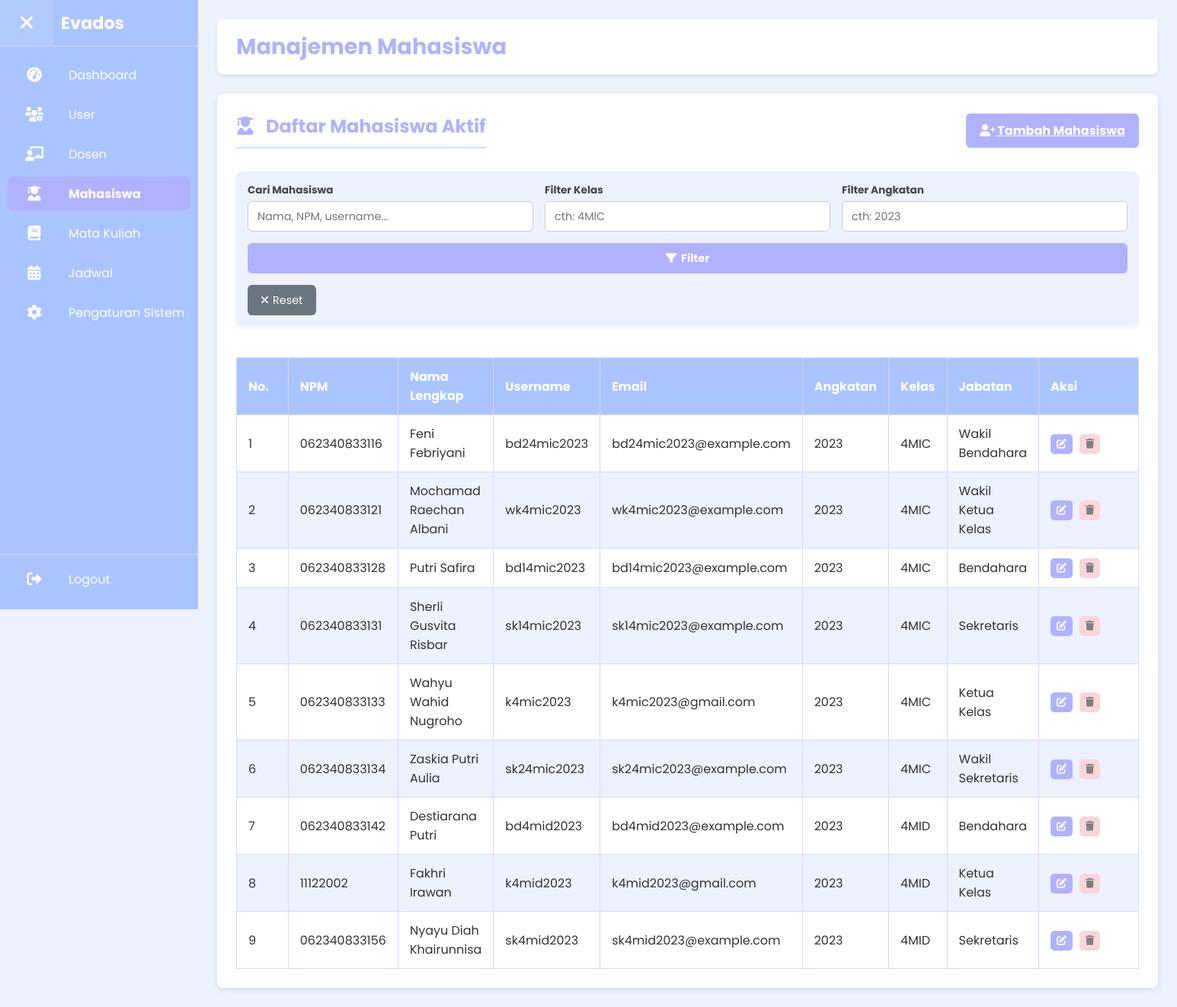
/admin/admin_manage_mahasiswa.php (signed in), run on an earlier commit of the app's database.
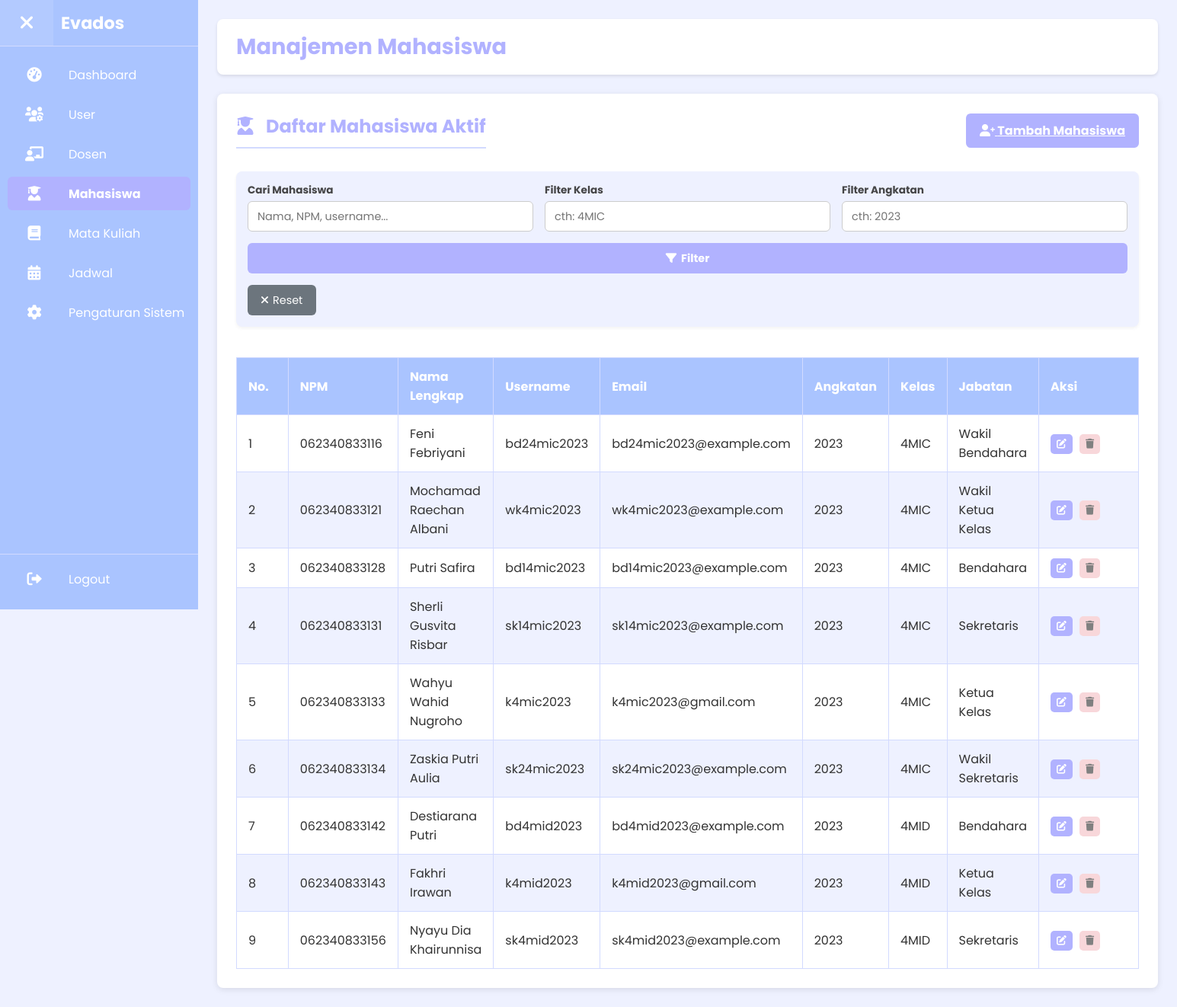
And on a later commit of the database.
### tables this page shows
CREATE TABLE `mahasiswa` (
  `user_id` int(11) NOT NULL,
  `npm` varchar(30) NOT NULL,
  `angkatan` varchar(4) DEFAULT NULL,
  `jabatan_kelas` varchar(50) DEFAULT NULL,
  `kelas` varchar(20) NOT NULL
);

### admin/admin_manage_mahasiswa.php (the view, shortened to what this page needs)
<?php
require_once '../config/db.php';
$page_title = "Manajemen Mahasiswa";
$current_page_php = basename($_SERVER['PHP_SELF']);
$limit = 10;
$page = isset($_GET['page_mhs']) && is_numeric($_GET['page_mhs']) ? (int) $_GET['page_mhs'] : 1;
$offset = ($page - 1) * $limit;
$mahasiswa_list = [];
$search_query_mhs = isset($_GET['search_mhs']) ? trim($_GET['search_mhs']) : '';
$kelas_filter = isset($_GET['kelas_filter']) ? trim($_GET['kelas_filter']) : '';
$angkatan_filter = isset($_GET['angkatan_filter']) ? trim($_GET['angkatan_filter']) : '';
$sql_base_mhs = "FROM Auth_Users au JOIN Mahasiswa m ON au.user_id = m.user_id WHERE au.role = 'mahasiswa' AND au.is_active = 1";
$sql_conditions_mhs = "";
$params_list_mhs = [];
$types_list_mhs = "";
$sql_mhs_list_select = "SELECT au.user_id, au.full_name, au.email, au.username, m.npm, m.angkatan, m.kelas, m.jabatan_kelas ";
$sql_mhs_list_query = $sql_mhs_list_select . $sql_base_mhs . $sql_conditions_mhs . " ORDER BY m.kelas ASC, m.angkatan DESC, au.full_name ASC LIMIT ? OFFSET ?";
$params_list_mhs_paginated = $params_list_mhs;
$params_list_mhs_paginated[] = $limit;
$params_list_mhs_paginated[] = $offset;
$types_list_mhs_paginated = $types_list_mhs . "ii";
$stmt_mhs_list = $conn->prepare($sql_mhs_list_query);
if ($stmt_mhs_list) {
    if (!empty($types_list_mhs_paginated)) {
        $stmt_mhs_list->bind_param($types_list_mhs_paginated, ...$params_list_mhs_paginated);
    }
    $stmt_mhs_list->execute();
    $result_mhs_list = $stmt_mhs_list->get_result();
    if ($result_mhs_list) {
        while ($row = $result_mhs_list->fetch_assoc()) {
            $mahasiswa_list[] = $row;
        }
    }
} else {
    $error_message = "Gagal mempersiapkan daftar mahasiswa: " . $conn->error;
}
?>
<!DOCTYPE html>
<html lang="id">
<head>
    <link rel="stylesheet" href="../css/style.css">
    <link rel="stylesheet" href="https://cdnjs.cloudflare.com/ajax/libs/font-awesome/6.0.0-beta3/css/all.min.css">
</head>
<body>
    <div class="mahasiswa-layout">
        <aside class="sidebar" id="sidebar">
            <div class="sidebar-top-section">
                <button class="sidebar-toggle" id="sidebarToggle" aria-label="Toggle Sidebar"><i
                        class="fas fa-bars"></i></button>
                <div class="sidebar-header">
                    <h3 class="logo-text">Evados</h3>
                </div>
            </div>
            <nav class="sidebar-menu">
                <ul>
                    <li><a href="admin_dashboard.php"
                            class="<?php echo ($current_page_php == 'admin_dashboard.php') ? 'active' : ''; ?>"><i
                                class="fas fa-tachometer-alt"></i> <span class="menu-text">Dashboard</span></a></li>
                    <li><a href="admin_manage_users.php"
                            class="<?php echo (strpos($current_page_php, 'admin_manage_users.php') !== false || strpos($current_page_php, 'admin_edit_user.php') !== false) ? 'active' : ''; ?>"><i
                                class="fas fa-users-cog"></i> <span class="menu-text">User</span></a></li>
                    <li><a href="admin_manage_dosen.php"
                            class="<?php echo (strpos($current_page_php, 'admin_manage_dosen.php') !== false || strpos($current_page_php, 'admin_edit_dosen.php') !== false) ? 'active' : ''; ?>"><i
                                class="fas fa-chalkboard-teacher"></i> <span class="menu-text">Dosen</span></a></li>
                    <li><a href="admin_manage_mahasiswa.php"
                            class="<?php echo (strpos($current_page_php, 'admin_manage_mahasiswa.php') !== false || strpos($current_page_php, 'admin_edit_mahasiswa.php') !== false) ? 'active' : ''; ?>"><i
                                class="fas fa-user-graduate"></i> <span class="menu-text">Mahasiswa</span></a>
                    </li>
                    <li><a href="admin_manage_matakuliah.php"
                            class="<?php echo (strpos($current_page_php, 'admin_manage_matakuliah.php') !== false || strpos($current_page_php, 'admin_edit_matakuliah.php') !== false) ? 'active' : ''; ?>"><i
                                class="fas fa-book"></i> <span class="menu-text">Mata Kuliah</span></a></li>
                    <li><a href="admin_manage_jadwal.php"
                            class="<?php echo (strpos($current_page_php, 'admin_manage_jadwal.php') !== false || strpos($current_page_php, 'admin_edit_jadwal.php') !== false) ? 'active' : ''; ?>"><i
                                class="fas fa-calendar-alt"></i> <span class="menu-text">Jadwal</span></a>
                    </li>
                    <li><a href="admin_settings.php"
                            class="<?php echo ($current_page_php == 'admin_settings.php') ? 'active' : ''; ?>"><i
                                class="fas fa-cog"></i> <span class="menu-text">Pengaturan Sistem</span></a></li>
                </ul>
            </nav>
            <div class="sidebar-logout-section">
                <a href="../logout.php" class="logout-link"><i class="fas fa-sign-out-alt"></i> <span
                        class="menu-text">Logout</span></a>
            </div>
        </aside>
        <main class="main-content" id="mainContent">
            <header class="header">
                <h1><?php echo htmlspecialchars($page_title); ?></h1>
            </header>
            <section class="content-card">
                <div class="page-header-actions">
                    <h2><i class="fas fa-user-graduate"></i> Daftar Mahasiswa Aktif</h2>
                    <a href="admin_edit_mahasiswa.php?action=add" class="btn-login"
                        style="width:auto; padding: 10px 18px;"><i class="fas fa-user-plus"></i> Tambah Mahasiswa</a>
                </div>
                <form action="admin_manage_mahasiswa.php" method="GET" class="filter-form">
                    <div class="input-group">
                        <label for="search_mhs">Cari Mahasiswa</label>
                        <input type="text" name="search_mhs" id="search_mhs" placeholder="Nama, NPM, username..."
                            value="<?php echo htmlspecialchars($search_query_mhs); ?>">
                    </div>
                    <div class="input-group">
                        <label for="kelas_filter">Filter Kelas</label>
                        <input type="text" name="kelas_filter" id="kelas_filter" placeholder="cth: 4MIC"
                            value="<?php echo htmlspecialchars($kelas_filter); ?>">
                    </div>
                    <div class="input-group">
                        <label for="angkatan_filter">Filter Angkatan</label>
                        <input type="text" name="angkatan_filter" id="angkatan_filter" pattern="\d{4}"
                            placeholder="cth: 2023" value="<?php echo htmlspecialchars($angkatan_filter); ?>">
                    </div>
                    <button type="submit" class="btn-login btn-filter-action"><i class="fas fa-filter"></i>
                        Filter</button>
                    <a href="admin_manage_mahasiswa.php" class="btn-filter-action btn-reset-filter"><i
                            class="fas fa-times"></i> Reset</a>
                </form>
                <div style="overflow-x: auto;">
                    <table class="dosen-table">
                        <thead>
                            <tr>
                                <th style="width: 50px;">No.</th>
                                <th>NPM</th>
                                <th>Nama Lengkap</th>
                                <th>Username</th>
                                <th>Email</th>
                                <th>Angkatan</th>
                                <th>Kelas</th>
                                <th>Jabatan</th>
                                <th style="min-width:100px;">Aksi</th>
                            </tr>
                        </thead>
                        <tbody>
                            <?php if (!empty($mahasiswa_list)): ?>
                                <?php $nomor = $offset + 1; ?>
                                <?php foreach ($mahasiswa_list as $mhs): ?>
                                    <tr>
                                        <td><?php echo $nomor++; ?></td>
                                        <td><?php echo htmlspecialchars($mhs['npm']); ?></td>
                                        <td><?php echo htmlspecialchars($mhs['full_name']); ?></td>
                                        <td><?php echo htmlspecialchars($mhs['username']); ?></td>
                                        <td><?php echo htmlspecialchars($mhs['email']); ?></td>
                                        <td><?php echo htmlspecialchars($mhs['angkatan']); ?></td>
                                        <td><?php echo htmlspecialchars($mhs['kelas']); ?></td>
                                        <td><?php echo htmlspecialchars($mhs['jabatan_kelas'] ?? '-'); ?></td>
                                        <td class="btn-action-group">
                                            <a href="admin_edit_mahasiswa.php?user_id=<?php echo $mhs['user_id']; ?>"
                                                class="btn-penilaian" style="font-size:0.8em; padding: 4px 8px;" title="Ubah"><i
                                                    class="fas fa-edit"></i></a>
                                            <a href="admin_manage_mahasiswa.php?action=delete&user_id=<?php echo $mhs['user_id']; ?>"
                                                class="btn-penilaian"
                                                style="font-size:0.8em; padding: 4px 8px; background-color: var(--error-color); color: grey;"
                                                title="Hapus"
                                                onclick="return confirmDeleteMahasiswa(<?php echo $mhs['user_id']; ?>, '<?php echo htmlspecialchars(addslashes($mhs['full_name'])); ?>');">
                                                <i class="fas fa-trash btn-delete-icon"></i>
                                            </a>
                                        </td>
                                    </tr>
                                <?php endforeach; ?>
                            <?php endif; ?>
                        </tbody>
                    </table>
                </div>
            </section>
        </main>
    </div>
</body>
</html>

What changed in the data, as far as the page shows it:
changed mahasiswa "Fakhri Irawan": npm "11122002" → "062340833143"
changed through a linked row, mahasiswa "sk4mid2023": user_id.full_name "Nyayu Diah Khairunnisa" → "Nyayu Dia Khairunnisa"
